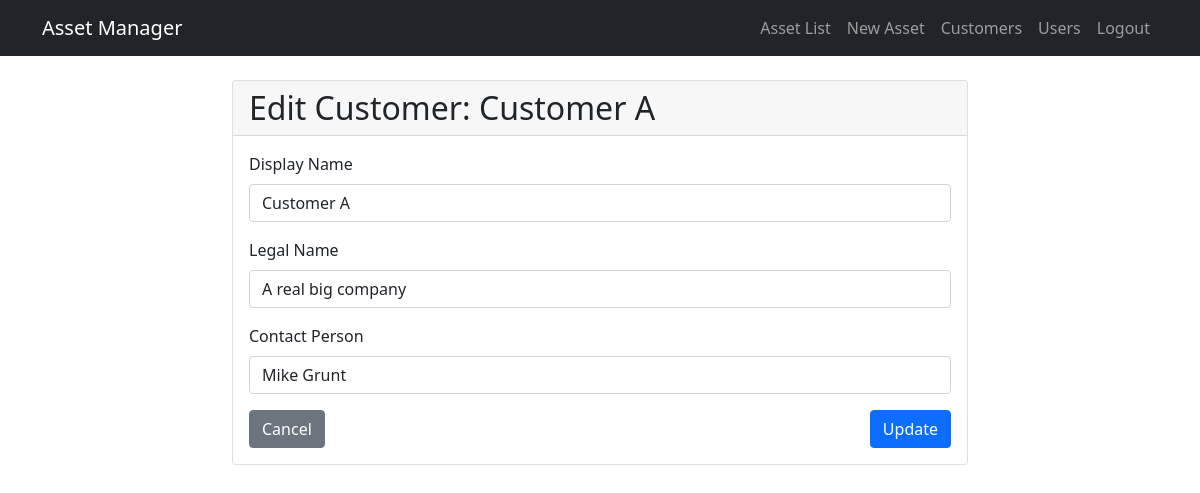
The page /customer/1/update/ (signed in) on the database its author committed.
### assets/models.py (models this page shows, shortened)
class Customer(models.Model):
    user = models.OneToOneField(User, on_delete=models.CASCADE)
    display_name = models.CharField(max_length=100, default="Customer A")
    legal_name = models.CharField(max_length=200, default="A real big company")
    contact_person = models.CharField(max_length=100, default="Mike Cunt")
    created_at = models.DateTimeField(auto_now_add=True)
    updated_at = models.DateTimeField(auto_now=True)
    class Meta:
        ordering = ['display_name']

### assets/views.py (the view)
# urls.py: path('customer/<int:pk>/update/', CustomerUpdateView.as_view(), name='customer-update'),
class CustomerUpdateView(LoginRequiredMixin, UserPassesTestMixin, UpdateView):
    model = Customer
    form_class = CustomerForm
    template_name = 'assets/customer_form.html'
    success_url = reverse_lazy('customer-list')
    def test_func(self):
        return hasattr(self.request.user, 'userrole') and self.request.user.userrole.role in ['admin', 'manager']
    def get_queryset(self):
        if self.request.user.userrole.role == 'admin':
            return Customer.objects.all()
        return self.request.user.userrole.customers.all()

### assets/forms.py
class CustomerForm(forms.ModelForm):
    class Meta:
        model = Customer
        fields = ['display_name', 'legal_name', 'contact_person']
        widgets = {
            'display_name': forms.TextInput(attrs={'class': 'form-control'}),
            'legal_name': forms.TextInput(attrs={'class': 'form-control'}),
            'contact_person': forms.TextInput(attrs={'class': 'form-control'}),
        }

### assets/templates/assets/customer_form.html (shortened to what this page needs)
{% extends "base.html" %}
{% block content %}
<div class="container mt-4">
    <div class="row">
        <div class="col-md-8 offset-md-2">
            <div class="card">
                <div class="card-header">
                    <h2 class="card-title mb-0">
                        {% if form.instance.pk %}
                            Edit Customer: {{ form.instance.display_name }}
                        {% else %}
                            Add New Customer
                        {% endif %}
                    </h2>
                </div>
                <div class="card-body">
                    <form method="post">
                        <div class="mb-3">
                            <label for="{{ form.display_name.id_for_label }}" class="form-label">Display Name</label>
                            {{ form.display_name }}
                        </div>
                        <div class="mb-3">
                            <label for="{{ form.legal_name.id_for_label }}" class="form-label">Legal Name</label>
                            {{ form.legal_name }}
                        </div>
                        <div class="mb-3">
                            <label for="{{ form.contact_person.id_for_label }}" class="form-label">Contact Person</label>
                            {{ form.contact_person }}
                        </div>
                        <div class="d-flex justify-content-between">
                            <a href="{% url 'customer-list' %}" class="btn btn-secondary">Cancel</a>
                            <button type="submit" class="btn btn-primary">
                                {% if form.instance.pk %}Update{% else %}Create{% endif %}
                            </button>
                        </div>
                    </form>
                </div>
            </div>
        </div>
    </div>
</div>
{% endblock %}

### rows shown on the page
Customer: instance.display_name "Customer A", display_name "Customer A", legal_name "A real big company", contact_person "Mike Grunt"
